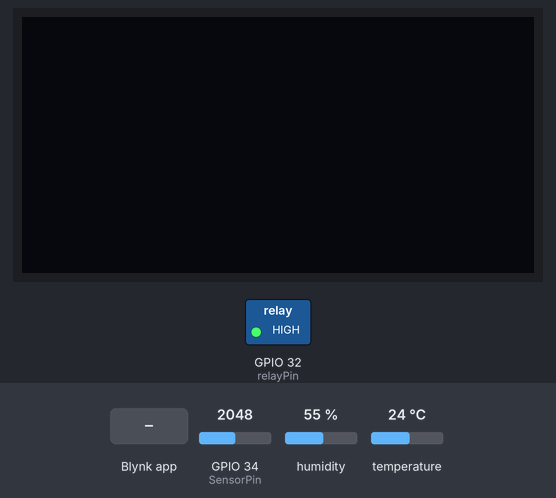
A sketch run on a simulated ESP32. On the bench: 128×64 one-colour display, switched loads named in the sketch (green lamp = pin HIGH). Inputs (shaded band) come from the test bench; at power-on: GPIO 34 (SensorPin) = 2048, humidity 55 %, temperature 24 °C. WiFi joins after 1.5 s; servers stay silent unless stated; what the sketch prints to the serial monitor is not drawn.

Above: at 3.6 s.
3.7 s: GPIO 34 (SensorPin) set to 2866
At 8.7 s:
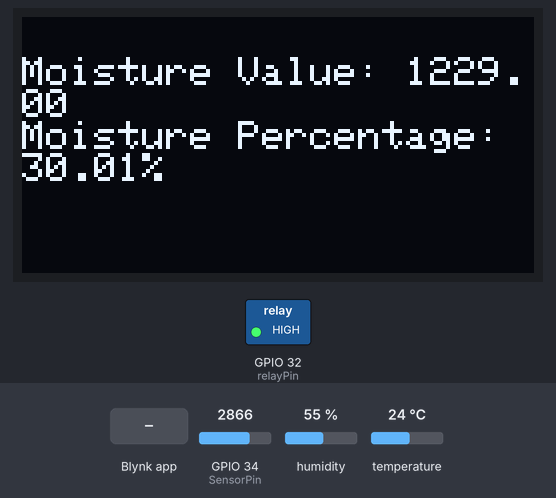
9.0 s: Blynk app writes 1 to V5
At 12.5 s:
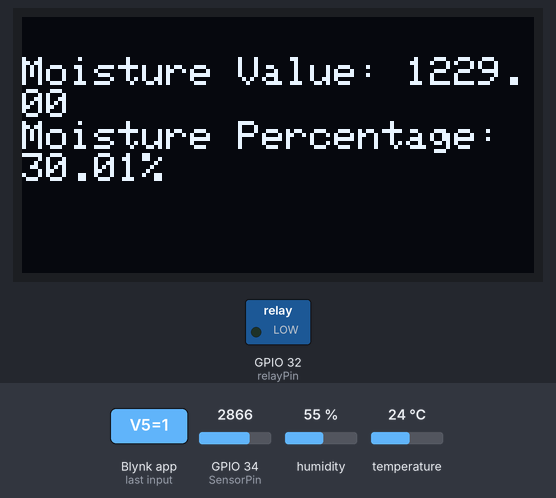
15.2 s: GPIO 34 (SensorPin) set to 3603
At 20.2 s:
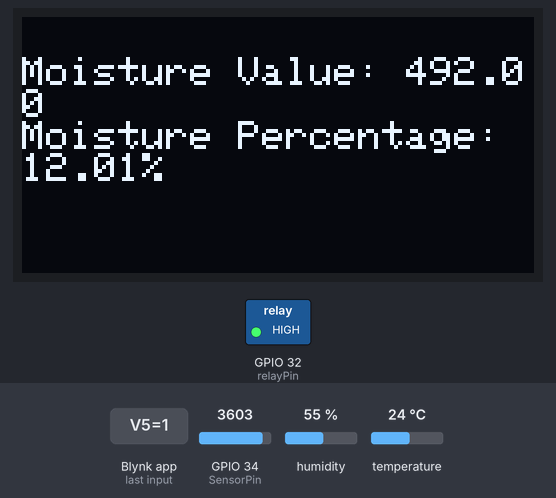
21.3 s: GPIO 34 (SensorPin) set to 4095
At 27.1 s:
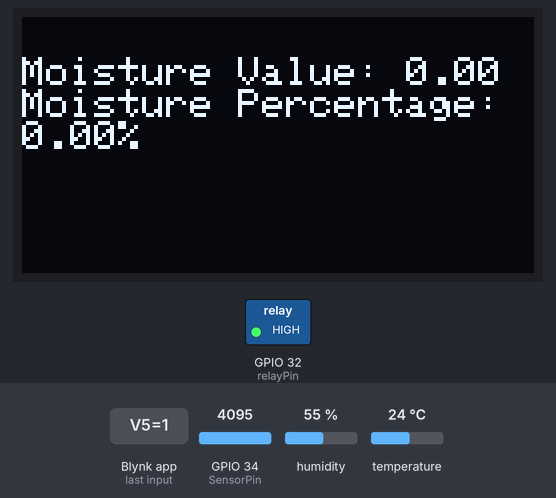
27.5 s: Blynk app writes 200 to V5
At 30.7 s:
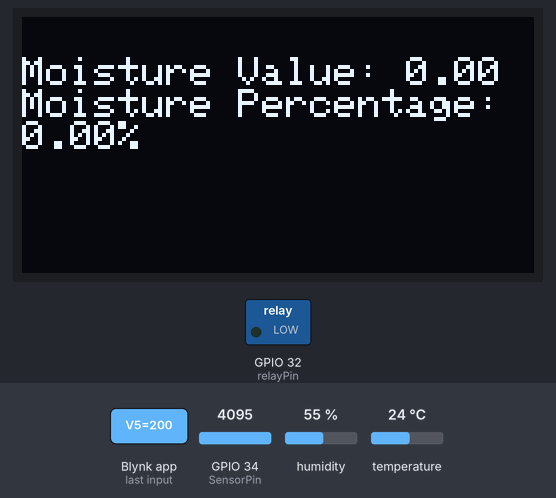
33.7 s: Blynk app writes 1 to V4
At 39.6 s:
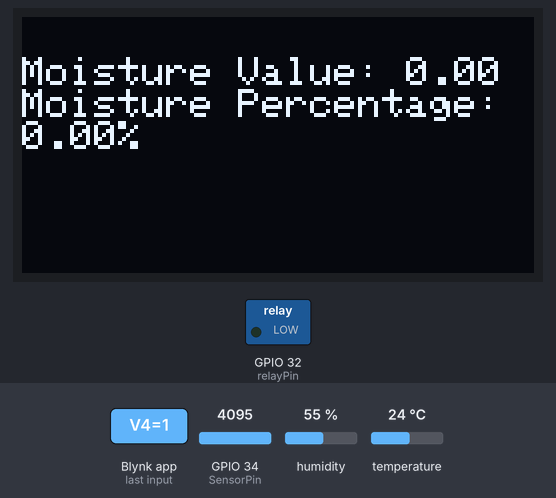
Timing chart, 0 to 40.8 s (numbered marks = the images above; inputs shaded):
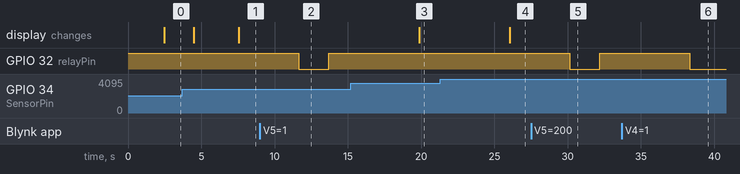

Measured:
- after the input at 3.7 s, the display: first differs from a run without the input after 3.9 s (image 1)
- after the input at 9.0 s, GPIO 32 (relayPin): HIGH → LOW after 2.6 s, → HIGH 2.1 s later
- after the input at 15.2 s, the display: changes after 4.7 s (image 3)
- after the input at 21.3 s, the display: changes after 4.7 s (image 4)
- after the input at 27.5 s, GPIO 32 (relayPin): HIGH → LOW after 2.6 s, → HIGH 2.1 s later
- after the input at 33.7 s, GPIO 32 (relayPin): HIGH → LOW after 4.6 s

The sketch:

New_Features.ino
```cpp
/*CODES FOR THE DEVICE "TEST BLYNK" #define BLYNK_TEMPLATE_ID "TMPL3TwzXJHWX"
#define BLYNK_TEMPLATE_NAME "TEST BLYNK"
#define BLYNK_AUTH_TOKEN "KL1nVMXMcmJSxDLfMNBPsNFZ9OVWtZBc"*/

#include <Wire.h>
#include <Adafruit_GFX.h>
#include <Adafruit_SSD1306.h>

#define SCREEN_WIDTH 128 // OLED width,  in pixels    //sda d21 sck d22
#define SCREEN_HEIGHT 64 // OLED height, in pixels
// create an OLED display object connected to I2C
Adafruit_SSD1306 oled(SCREEN_WIDTH, SCREEN_HEIGHT, &Wire, -1);

#define BLYNK_TEMPLATE_ID "TMPL3tReFI-np"
#define BLYNK_DEVICE_NAME "ESP32 Plant Watering"
#define BLYNK_AUTH_TOKEN "hIJU5YHeXJDSRVPGevsgFwQ5g5QXWOWg"

#define BLYNK_PRINT Serial
#include <WiFi.h>
#include <BlynkSimpleEsp32.h>

#define SensorPin       34  //D34
int     sensorVal;
int     moistper;
bool    autoval;
#include "DHT.h"
#define DHTPIN 18     //D18
#define DHTTYPE DHT11
#define relayPin 32    //D32

DHT dht(DHTPIN, DHTTYPE);

float dht11_temp;
float dht11_humi;

BLYNK_WRITE(V5) {
  bool rvalue = param.asInt();
  if (rvalue == 1) {
    digitalWrite(relayPin, LOW);
  }
  else {
    digitalWrite(relayPin, HIGH);
  }
}

 //FOR AUTO WATER SUPPLY
 BLYNK_WRITE(V4) {
   autoval = param.asInt();

 }


// Define the calibration values
const int dryReading = 4095;  // Sensor value when in air
const int wetReading = 0;  // Sensor value when in a wet condition

// Function to map sensor readings to moisture percentage
float mapToMoisturePercentage(int sensorVal) {
  // Clamp the sensor reading within the range of dry and wet readings
  sensorVal = constrain(sensorVal, wetReading, dryReading);

  // Calculate the moisture percentage using linear interpolation
  float moisturePercentage = 100.0 - ((float)(sensorVal - wetReading) / (dryReading - wetReading)) * 100.0;

  // Clamp the moisture percentage within the range of 0-100%
  moisturePercentage = constrain(moisturePercentage, 0, 100);

  return moisturePercentage;
}

// Function to map sensor readings to moisture value
float mapToMoistureValue(int  sensorVal) {
  // Clamp the sensor reading within the range of dry and wet readings
  sensorVal = constrain( sensorVal, wetReading, dryReading);

  // Calculate the moisture value using linear interpolation
  float moistureValue = (float)(dryReading -  sensorVal);

  // Clamp the moisture value within the range of 0-4095
  moistureValue = constrain(moistureValue, 0, 4095);

  return moistureValue;
}

void setup() {
  pinMode(relayPin, OUTPUT);
  digitalWrite(relayPin, HIGH);
  Serial.begin(115200);
  delay(100);
  WiFi.begin("Nikhil's A51", "");
  while (WiFi.status() != WL_CONNECTED) {
    delay(1000);
    Serial.println("Connecting to WiFi...");
  }
  dht.begin();
  // Initialize Blynk
//  Blynk.begin(auth, WiFi.SSID().c_str(), WiFi.psk().c_str());
  Blynk.begin(BLYNK_AUTH_TOKEN, WiFi.SSID().c_str(), WiFi.psk().c_str());

}

void loop() {
  Blynk.run();

  float h = dht.readHumidity();
  float t = dht.readTemperature();
  sensorVal = analogRead(SensorPin);
  // Map the sensor reading to moisture value
  float moistureValue = mapToMoistureValue(sensorVal);

  // Map the sensor reading to moisture percentage
  float moisturePercentage = mapToMoisturePercentage(sensorVal);

  // Display the moisture value
  Serial.print("Moisture Value: ");
  Serial.print(moistureValue);
  Serial.println();

  // Display or use the moisture percentage as needed
  Serial.print("Moisture Percentage: ");
  Serial.print(moisturePercentage);
  Serial.println("%");
  Blynk.virtualWrite(V2, t);
  Blynk.virtualWrite(V3, h);
  Blynk.virtualWrite(V1, moistureValue);

  if (!oled.begin(SSD1306_SWITCHCAPVCC, 0x3C)) {
    Serial.println(F("failed to start SSD1306 OLED"));
    while (1);
  }

  delay(2000);         // wait two seconds for initializing
  oled.clearDisplay(); // clear display

  oled.setTextSize(1);         // set text size
  oled.setTextColor(WHITE);    // set text color
  oled.setCursor(0, 10);       // set position to display
  oled.print("Moisture Value: ");
  oled.print(moistureValue);
  oled.println();

  oled.print("Moisture Percentage: ");
  oled.print(moisturePercentage);
  oled.println("%");

  //Serial.println(autoval);
  if(autoval == 1){
     if(moistureValue<1000){
      digitalWrite(relayPin, LOW);// put your main code here, to run repeatedly:
     }
     else{
       digitalWrite(relayPin, HIGH);
     }
   }
   else{
     digitalWrite(relayPin, HIGH);
   }
  // set text
  oled.display();              // display on OLED
  delay(1000);


}
```
